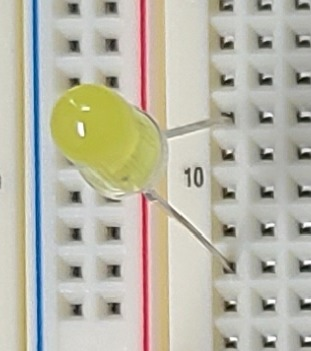
#> input picture temp/led1.JPG, 311 x 351 px, found by its file name
$ python new_led_test.py
#> lines starting #> are read from the running program, lines starting #| are printed output that depends on the picture; after the words box and inside, x2 and y2 are one past the last pixel; in counts of white or black regions, pixels touching at a corner belong together
### temp/new_led_detector.py
import cv2
import numpy as np
from skimage.morphology import skeletonize
from scipy.spatial.distance import pdist, squareform

class ImprovedLedEndpointDetector:
    """
    업그레이드된 LED 엔드포인트 검출기
    - 컬러 라인 제거 개선 (빨강/파랑/녹색)
    - 다리 스켈레톤화 후 HoughLinesP 이용한 선 검출
    - pdist를 이용한 최장거리 두 점 선택
    - 동적 형태학 커널 크기
    - 삽입 예측 지점 매핑에 방향 가중치
    """
    def __init__(self,
                 clahe_clip=2.0, clahe_grid=(8,8),
                 bg_kernel=(51,51), gamma=1.2,
                 adapt_block=51, adapt_C=5,
                 morph_kernel_size=3, morph_iter=1,
                 hough_threshold=50, hough_min_line_length=10, hough_max_line_gap=5,
                 min_skel_area=20,
                 max_hole_dist=20, hole_mask_radius=5,
                 wire_thickness_range=(1, 4), leg_min_length=10,
                 orientation_weight=0.6,
                 visualize=False):
        # CLAHE / gamma / 이진화 파라미터
        self.clahe_clip = clahe_clip
        self.clahe_grid = clahe_grid
        self.bg_kernel = bg_kernel
        self.gamma = gamma
        self.adapt_block = adapt_block
        self.adapt_C = adapt_C
        # 형태학 커널 (동적 재계산)
        self.base_morph_size = morph_kernel_size
        self.morph_iter = morph_iter
        # HoughLinesP 파라미터
        self.hough_th = hough_threshold
        self.hough_min_line_length = hough_min_line_length
        self.hough_max_line_gap = hough_max_line_gap
        # 스켈레톤 최소 영역
        self.min_skel_area = min_skel_area
        # 홀 매핑 파라미터
        self.max_hole_dist = max_hole_dist
        self.hole_mask_radius = hole_mask_radius
        # 추가 파라미터
        self.wire_thickness_range = wire_thickness_range
        self.leg_min_length = leg_min_length
        self.orientation_weight = orientation_weight
        self.visualize = visualize

    def _improved_remove_color_lines(self, roi):
        hsv = cv2.cvtColor(roi, cv2.COLOR_BGR2HSV)
        color_ranges = [
            [(0,70,50),(10,255,255)], [(170,70,50),(180,255,255)],  # red
            [(100,70,50),(140,255,255)],  # blue
            [(40,70,50),(80,255,255)]     # green
        ]
        mask = np.zeros(roi.shape[:2], dtype=np.uint8)
        for low, high in color_ranges:
            m = cv2.inRange(hsv, low, high)
            m = cv2.morphologyEx(m, cv2.MORPH_OPEN,
                                 cv2.getStructuringElement(cv2.MORPH_RECT, (3,3)))
            mask = cv2.bitwise_or(mask, m)
        return cv2.inpaint(roi, mask, 5, cv2.INPAINT_TELEA)

    def _wire_thickness_filter(self, binary):
        # 거리 변환
        dist = cv2.distanceTransform(binary, cv2.DIST_L2, 5)
        filt = np.zeros_like(binary)
        for t in range(self.wire_thickness_range[0], self.wire_thickness_range[1]+1):
            _, m = cv2.threshold(dist, t-1, 255, cv2.THRESH_BINARY)
            filt = cv2.bitwise_or(filt, m.astype(np.uint8))
        return filt

    def _dynamic_morph_kernel(self, roi):
        # ROI 크기에 비례하여 커널 크기 조절
        k = max(3, int(min(roi.shape[:2]) / 100) * 2 + 1)
        return cv2.getStructuringElement(cv2.MORPH_RECT, (k,k))

    def _enhanced_preprocess(self, roi):
        # 컬러 라인 제거
        clean = self._improved_remove_color_lines(roi)
        gray = cv2.cvtColor(clean, cv2.COLOR_BGR2GRAY)
        # CLAHE
        clahe = cv2.createCLAHE(self.clahe_clip, self.clahe_grid)
        enhanced = clahe.apply(gray)
        # 배경 제거
        kern = cv2.getStructuringElement(cv2.MORPH_ELLIPSE, self.bg_kernel)
        bg = cv2.morphologyEx(enhanced, cv2.MORPH_OPEN, kern)
        corr = cv2.subtract(enhanced, bg)
        # 감마
        inv = 1.0/self.gamma
        lut = np.array([((i/255.)**inv)*255 for i in range(256)], np.uint8)
        gamma = cv2.LUT(corr, lut)
        # adaptive threshold
        bw = cv2.adaptiveThreshold(
            gamma,255,cv2.ADAPTIVE_THRESH_GAUSSIAN_C,
            cv2.THRESH_BINARY_INV, self.adapt_block, self.adapt_C)
        # 형태학 (동적 커널)
        morph_kernel = self._dynamic_morph_kernel(roi)
        bw = cv2.morphologyEx(bw, cv2.MORPH_OPEN, morph_kernel, iterations=self.morph_iter)
        bw = cv2.morphologyEx(bw, cv2.MORPH_CLOSE, morph_kernel, iterations=self.morph_iter)
        # 다리 두께 필터
        filt = self._wire_thickness_filter(bw)
        # 디버깅
        self.gray = gray; self.enhanced = enhanced; self.binary = bw; self.filtered = filt
        return gray, gamma, filt

    def extract(self, image, bbox, holes):
        x1,y1,x2,y2 = bbox
        roi = image[y1:y2, x1:x2]
        if roi.size==0: return None
        gray, gamma, bw = self._enhanced_preprocess(roi)
        # 홀 마스킹
        for hx, hy in holes:
            if x1<=hx<x2 and y1<=hy<y2:
                cv2.circle(bw, (hx-x1, hy-y1), self.hole_mask_radius, 0, -1)
        # 스켈레톤
        skel = skeletonize(bw//255).astype(np.uint8)*255
        # 잡음 제거
        n, labels, stats, _ = cv2.connectedComponentsWithStats(skel, 8)
        clean = np.zeros_like(skel)
        for i in range(1,n):
            if stats[i, cv2.CC_STAT_AREA] >= self.min_skel_area:
                clean[labels==i] = 255
        skel = clean
        # HoughLinesP로 다리 선 검출
        lines = cv2.HoughLinesP(skel, 1, np.pi/180, self.hough_th,
                                minLineLength=self.hough_min_line_length,
                                maxLineGap=self.hough_max_line_gap)
        eps = []
        if lines is not None:
            for l in lines:
                x1l,y1l,x2l,y2l = l[0]
                eps += [(x1l,y1l),(x2l,y2l)]
            eps = list(set(eps))
        # fallback: 스켈레톤 엔드포인트
        if not eps:
            h,w = skel.shape
            for yy in range(1,h-1):
                for xx in range(1,w-1):
                    if skel[yy,xx]:
                        neigh = np.sum(skel[yy-1:yy+2,xx-1:xx+2]>0)-1
                        if neigh==1:
                            # 중심 거리 필터
                            # (이 부분은 필요시 추가)
                            eps.append((xx,yy))
        if len(eps)<2:
            return None
        # pdist를 이용한 최장거리
        pts = np.array(eps)
        dmat = squareform(pdist(pts))
        idx = np.unravel_index(np.argmax(dmat), dmat.shape)
        p1,p2 = tuple(pts[idx[0]]), tuple(pts[idx[1]])
        endpoints = [(p1[0]+x1,p1[1]+y1),(p2[0]+x1,p2[1]+y1)]
        # 방향 벡터 계산 (기존 방식 유지)
        # ... 매핑 및 삽입 예측 생략 (기존 코드를 그대로 사용)
        # 간략히, holes와 매핑
        mapped = []
        for ex,ey in endpoints:
            best_idx=None; best_score=float('inf')
            for i,(hx,hy) in enumerate(holes):
                d = np.hypot(hx-ex, hy-ey)
                if d<=self.max_hole_dist and d<best_score:
                    best_score=d; best_idx=i
            mapped.append(best_idx)
        return {'endpoints': endpoints, 'holes': mapped}

    def draw(self, image, result, holes, pin_color=(0,0,255), hole_color=(0,255,0), r=5):
        if not result: return
        for ex,ey in result['endpoints']:
            cv2.circle(image,(ex,ey),r,pin_color,-1)
        for idx in result['holes']:
            if idx is None: continue
            hx,hy = holes[idx]
            cv2.circle(image,(hx,hy),r,hole_color,2)
        if self.visualize:
            cv2.imshow('LED Debug',image); cv2.waitKey(1)

### temp/hole_detector.py
# hole_detector.py
import cv2
import numpy as np

class HoleDetector:
    """
    Breadboard 구멍 검출 클래스로, adaptive threshold + contour 필터링,
    행 그룹화 및 보간 기능 제공
    """
    def __init__(self,
                 block_sizes=[11,15,19],
                 c_values=[0,5,10,15],
                 min_area=5,
                 max_area=150,
                 aspect_ratio_range=(0.5,1.5),
                 circ_threshold=0.1,
                 y_threshold_range=(5,30),
                 y_step=0.5,
                 target_rows=67):
        self.block_sizes = block_sizes
        self.c_values = c_values
        self.min_area = min_area
        self.max_area = max_area
        self.aspect_ratio_range = aspect_ratio_range
        self.circ_threshold = circ_threshold
        self.y_threshold_range = y_threshold_range
        self.y_step = y_step
        self.target_rows = target_rows

    # [135 lines left out: functions _filter_valid_holes, detect_holes, group_rows, find_optimal_y, interpolate_rows, cluster_by_pattern and 1 more, not called in this run]

### temp/new_led_test.py
import cv2
import numpy as np
import matplotlib.pyplot as plt
from new_led_detector import ImprovedLedEndpointDetector
from hole_detector import HoleDetector  # 기존 코드에서 임포트한다고 가정


def test_led_detector_cropped(img_path):
    """이미 잘려진 LED 이미지에 대한 테스트 함수"""
#> called with img_path = 'led1.jpg'
    print(f"테스트 이미지: {img_path}")

    # 이미지 로드
    img = cv2.imread(img_path)
#> img is the input picture: shape (351, 311, 3); mean B, G, R 168.1, 183.2, 185.8
    if img is None:
        print(f"이미지를 불러올 수 없습니다: {img_path}")
        return

    # 이미지 전체가 이미 LED 영역이므로 bbox는 이미지 전체가 됨
    h, w = img.shape[:2]
    led_bbox = [0, 0, w, h]

    # 이미지 복사본
    img_display = img.copy()
    img_result = img.copy()

    # bbox 시각화
    cv2.rectangle(img_display,
                  (led_bbox[0], led_bbox[1]),
                  (led_bbox[2], led_bbox[3]),
                  (0, 255, 0), 2)
#> img_display: shape (351, 311, 3); 1.81% of pixels changed, all inside (x1, y1, x2, y2) = (0, 0, 311, 351)

    # 브레드보드 구멍 생성 (테스트용)
    try:
        hole_detector = HoleDetector()
        holes = generate_holes_around_led(w, h)
        print(f"생성된 테스트용 구멍 수: {len(holes)}")
#| 생성된 테스트용 구멍 수: 20
    except Exception as e:
        print(f"구멍 생성 중 오류 발생: {e}")
        holes = generate_holes_around_led(w, h)

    # 구멍 시각화
    for hx, hy in holes:
        cv2.circle(img_display, (hx, hy), 3, (255, 0, 0), -1)
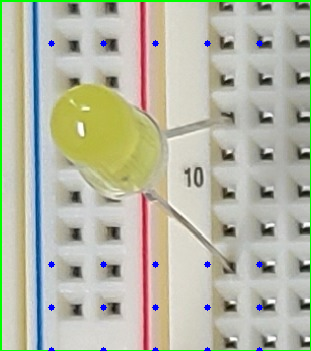
#> img_display: shape (351, 311, 3); mean B, G, R 165.3, 183.5, 181.6

    # 개선된 LED 핀 검출기 초기화
    led_detector = ImprovedLedEndpointDetector(
        wire_thickness_range=(1, 4),
        leg_min_length=8,         # 작은 이미지에 맞게 조정
        orientation_weight=0.6,
        visualize=False
    )

    # LED 핀 검출 실행
    try:
        result = led_detector.extract(img, led_bbox, holes)
#> the loop in _improved_remove_color_lines, `for low, high in color_ranges:` made 4 passes
#> pass 1, in _improved_remove_color_lines, `m = cv2.inRange(hsv, low, high)`:
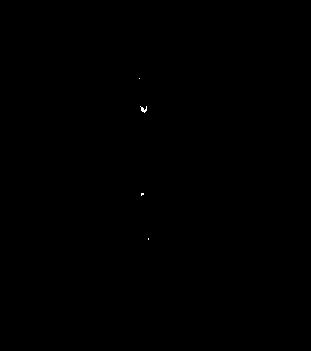
#> m: shape (351, 311); 0.03% white in thin lines or dots, all inside (x1, y1, x2, y2) = (139, 78, 149, 240)
#> after the loop in extract, `for hx, hy in holes:`:
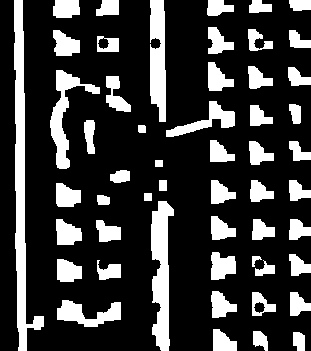
#> bw: shape (351, 311); 22.8% white; 53 white regions, largest, box (x1, y1, x2, y2) and area: (14, 0, 44, 351) 3451, (151, 201, 174, 351) 2177, (150, 0, 166, 122) 1619
#> in extract, `n, labels, stats, _ = cv2.connectedComponentsWithStats(skel, 8)`:
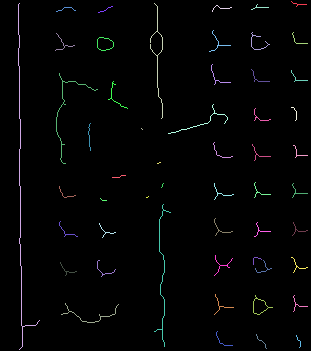
#> labels: shape (351, 311) int32; 54 distinct labels, from 0 to 53; one colour per label, 0 black
#> in extract, `n, labels, stats, _ = cv2.connectedComponentsWithStats(skel, 8)`: n = 54; stats = 54 rows, first 6: [0, 0, 311, 351, 107018], [291, 1, 16, 6, 18], [18, 3, 22, 347, 365], [150, 3, 13, 116, 140], [212, 5, 20, 7, 22], [251, 4, 18, 6, 21]
#> after the loop in extract, `for i in range(1,n):`:
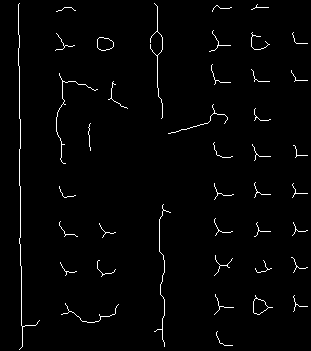
#> clean: shape (351, 311); 1.8% white in thin lines or dots
#> in extract, `lines = cv2.HoughLinesP(skel, 1, np.pi/180, self.hough_th, minLineLeng..`: lines = [[19, 149, 20, 237], [18, 4, 19, 47], [157, 55, 158, 96], [21, 325, 21, 266], [162, 339, 162, 318], [20, 119, 20, 141], [159, 251, 159, 219]]
#> the loop in extract, `for l in lines:` made 7 passes
#> in extract, `eps = list(set(eps))`: eps = [(18, 4), (19, 149), (21, 325), (159, 219), (159, 251), (158, 96), (157, 55), (21, 266), (162, 318), (20, 119), (20, 141), (19, 47), (20, 237), (162, 339)]
#> in extract, `pts = np.array(eps)`: pts = 14 rows, first 8: [18, 4], [19, 149], [21, 325], [159, 219], [159, 251], [158, 96], [157, 55], [21, 266]
#> in extract, `idx = np.unravel_index(np.argmax(dmat), dmat.shape)`: idx = (0, 13)
#> in extract, `p1,p2 = tuple(pts[idx[0]]), tuple(pts[idx[1]])`: p1 = (18, 4); p2 = (162, 339)
#> in extract, `endpoints = [(p1[0]+x1,p1[1]+y1),(p2[0]+x1,p2[1]+y1)]`: endpoints = [(18, 4), (162, 339)]
#> the loop in extract, `for ex,ey in endpoints:` made 2 passes
#> after the loop in extract, `for ex,ey in endpoints:`: mapped = 2 items
#> result = 2 items
        if result:
            print("LED 핀 검출 성공!")
            print(f"검출된 엔드포인트: {result['endpoints']}")
#| 검출된 엔드포인트: [(18, 4), (162, 339)]
            print(f"매핑된 구멍 인덱스: {result['holes']}")
#| 매핑된 구멍 인덱스: [None, 17]

            # 결과 시각화
            led_detector.draw(img_result, result, holes)
#> the loop in draw, `for ex,ey in result['endpoints']:` made 2 passes
#> the loop in draw, `for idx in result['holes']:` made 2 passes
#> idx on pass 1: None
#> after the loop in draw, `for idx in result['holes']:`:
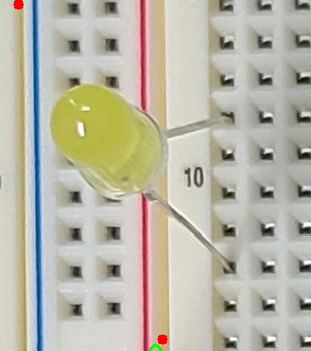
#> image: shape (351, 311, 3); mean B, G, R 167.8, 183, 185.8
        else:
            print("LED 핀 검출 실패")
    except Exception as e:
        print(f"LED 핀 검출 중 오류 발생: {e}")
        import traceback
        traceback.print_exc()

    # 디버그 이미지 수집
    if hasattr(led_detector, 'get_debug_images'):
        debug_images = led_detector.get_debug_images()
    else:
        attrs = ['color_lines_mask', 'inpainted_image', 'gray', 'enhanced', 'binary', 'filtered', 'skeleton']
        debug_images = {attr: getattr(led_detector, attr) for attr in attrs if getattr(led_detector, attr, None) is not None}

    # 결과 및 디버그 이미지 시각화
    plt.figure(figsize=(15, 10))

    # 원본
    plt.subplot(2, 3, 1)
    plt.imshow(cv2.cvtColor(img, cv2.COLOR_BGR2RGB))
    plt.title('원본 LED 이미지')
    plt.axis('off')

    # 구멍 위치
    plt.subplot(2, 3, 2)
    plt.imshow(cv2.cvtColor(img_display, cv2.COLOR_BGR2RGB))
    plt.title('가상의 구멍 위치')
    plt.axis('off')

    # 검출 결과
    plt.subplot(2, 3, 3)
    plt.imshow(cv2.cvtColor(img_result, cv2.COLOR_BGR2RGB))
    plt.title('LED 핀 검출 결과')
    plt.axis('off')

    # 디버그 이미지
    plot_idx = 4
    for name, debug_img in debug_images.items():
        if plot_idx > 6:
            break
        plt.subplot(2, 3, plot_idx)
        if debug_img.ndim == 3:
            plt.imshow(cv2.cvtColor(debug_img, cv2.COLOR_BGR2RGB))
        else:
            plt.imshow(debug_img, cmap='gray')
        plt.title(name)
        plt.axis('off')
        plot_idx += 1
#> after the loop, plot_idx = 7

    plt.tight_layout()
    plt.savefig('led_detection_results.png')
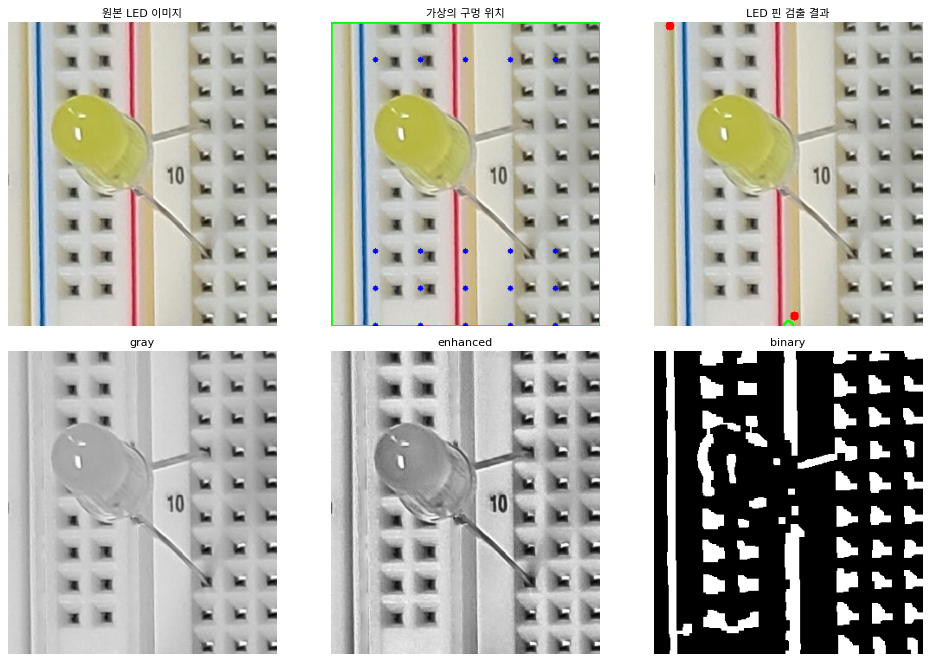
#> figure drawn by matplotlib, 6 panels
    plt.show()

    cv2.destroyAllWindows()
    return result, holes, debug_images


def generate_holes_around_led(width, height, num_rows=3, num_cols=5):
    """LED 주변에 가상의 브레드보드 구멍 생성"""
    holes = []
    bottom_margin = height // 4
    left_margin = width // 6
    right_margin = width // 6
    step_w = (width - left_margin - right_margin) // (num_cols - 1)
    step_h = bottom_margin // (num_rows - 1)
    # 상단
    for c in range(num_cols):
        x = left_margin + c * step_w
        y = height // 8
        holes.append((x, y))
    # 하단
    for r in range(num_rows):
        for c in range(num_cols):
            x = left_margin + c * step_w
            y = height - bottom_margin + r * step_h
            holes.append((x, y))
    return holes

if __name__ == "__main__":
    test_led_detector_cropped('led1.jpg')

$ run again, with temp/led10.JPG copied over temp/led1.JPG
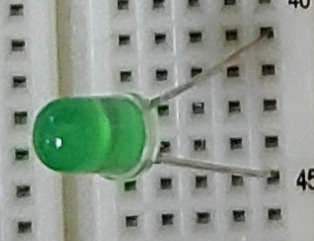
#> input picture temp/led10.JPG, 314 x 241 px, found by its file name
#> in test_led_detector_cropped, img is the input picture: shape (241, 314, 3); mean B, G, R 141.2, 153, 141.3
#| 생성된 테스트용 구멍 수: 20
#> hsv: shape (241, 314, 3); mean H, S, V 53.5, 30.4, 153.2
#> after the loop in _improved_remove_color_lines, `for low, high in color_ranges:`:
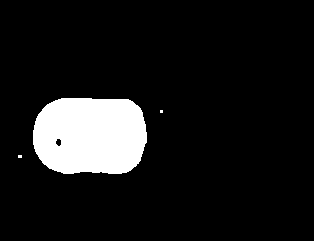
#> mask: shape (241, 314); 10% white; 3 white regions (2 under 20 px), largest, box (x1, y1, x2, y2) and area: (33, 98, 147, 174) 7568
#> kern: shape (51, 51); values 0 (black) and 1 (white), 77.1% white; 4 black regions, box (x1, y1, x2, y2) and area: (0, 0, 25, 21) 149, (26, 0, 51, 21) 149, (0, 30, 25, 51) 149, (26, 30, 51, 51) 149
#> morph_kernel = [[1, 1, 1, 1, 1], [1, 1, 1, 1, 1], [1, 1, 1, 1, 1], [1, 1, 1, 1, 1], [1, 1, 1, 1, 1]]
#> skel: shape (241, 314); 2.6% white in thin lines or dots
#> labels: shape (241, 314) int32; 40 distinct labels, from 0 to 39
#> n = 40; stats = 40 rows, first 6: [0, 0, 314, 241, 73741], [257, 0, 13, 8, 14], [153, 3, 8, 8, 11], [225, 2, 13, 9, 15], [113, 4, 17, 79, 108], [188, 4, 8, 4, 8]
#> lines = [[65, 58, 65, 77], [166, 161, 194, 165], [66, 166, 66, 185], [122, 192, 123, 212], [276, 40, 276, 50]]
#> the loop in extract, `for l in lines:` made 5 passes
#> in extract, `eps = list(set(eps))`: eps = [(194, 165), (166, 161), (123, 212), (65, 58), (65, 77), (66, 166), (66, 185), (276, 50), (276, 40), (122, 192)]
#> pts = [[194, 165], [166, 161], [123, 212], [65, 58], [65, 77], [66, 166], [66, 185], [276, 50], [276, 40], [122, 192]]
#> in extract, `idx = np.unravel_index(np.argmax(dmat), dmat.shape)`: idx = (6, 8)
#> p1 = (66, 185); p2 = (276, 40)
#> endpoints = [(66, 185), (276, 40)]
#> the loop in extract, `for ex,ey in endpoints:` made 2 passes
#> after the loop in extract, `for ex,ey in endpoints:`: mapped = [5, 4]
#> result = {'endpoints': [(66, 185), (276, 40)], 'holes': [5, 4]}
#| 검출된 엔드포인트: [(66, 185), (276, 40)]
#| 매핑된 구멍 인덱스: [5, 4]
#> the loop in draw, `for ex,ey in result['endpoints']:` made 2 passes
#> the loop in draw, `for idx in result['holes']:` made 2 passes
#> (idx, hx, hy) on passes 1 to 2: (5, 52, 181), (4, 260, 30)
#> after the loop in draw, `for idx in result['holes']:`:
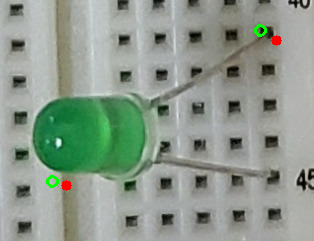
#> image: shape (241, 314, 3); mean B, G, R 140.6, 153, 141.2
#> after the loop in test_led_detector_cropped, `for name, debug_img in debug_images.items():`: plot_idx = 7

$ run again, with temp/led11.JPG copied over temp/led1.JPG
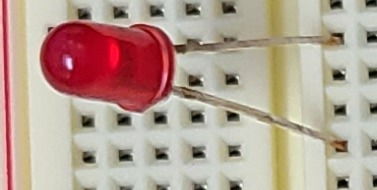
#> input picture temp/led11.JPG, 377 x 190 px, found by its file name
#> in test_led_detector_cropped, img is the input picture: shape (190, 377, 3); mean B, G, R 147.1, 159.8, 182.1
#| 생성된 테스트용 구멍 수: 20
#> hsv: shape (190, 377, 3); mean H, S, V 50.9, 59.9, 183
#> kern: shape (51, 51); values 0 (black) and 1 (white), 77.1% white; 4 black regions, box (x1, y1, x2, y2) and area: (0, 0, 25, 21) 149, (26, 0, 51, 21) 149, (0, 30, 25, 51) 149, (26, 30, 51, 51) 149
#> morph_kernel = [[1, 1, 1], [1, 1, 1], [1, 1, 1]]
#> after the loop in extract, `for hx, hy in holes:`:
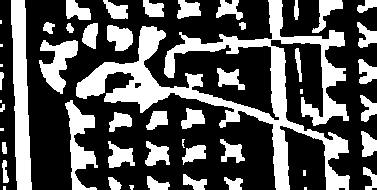
#> bw: shape (190, 377); 34% white; 50 white regions (11 under 20 px), largest, box (x1, y1, x2, y2) and area: (76, 0, 350, 190) 11091, (11, 0, 32, 190) 2692, (65, 100, 98, 190) 1287
#> skel: shape (190, 377); 3.6% white in thin lines or dots
#> labels: shape (190, 377) int32; 51 distinct labels, from 0 to 50
#> n = 51; stats = 51 rows, first 6: [0, 0, 377, 190, 69073], [104, 0, 23, 16, 31], [179, 1, 20, 14, 36], [217, 0, 22, 16, 41], [82, 0, 266, 189, 1154], [295, 0, 2, 18, 18]
#> after the loop in extract, `for i in range(1,n):`:
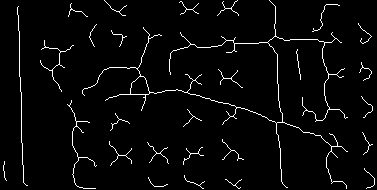
#> clean: shape (190, 377); 3.3% white in thin lines or dots
#> lines = [[18, 15, 19, 61], [21, 92, 21, 128], [281, 122, 299, 128], [176, 89, 252, 111], [277, 54, 278, 100], [284, 40, 304, 39], [234, 43, 258, 43]]
#> the loop in extract, `for l in lines:` made 7 passes
#> in extract, `eps = list(set(eps))`: eps = [(252, 111), (21, 128), (19, 61), (304, 39), (281, 122), (21, 92), (278, 100), (277, 54), (176, 89), (299, 128), (284, 40), (234, 43), (18, 15), (258, 43)]
#> pts = 14 rows, first 8: [252, 111], [21, 128], [19, 61], [304, 39], [281, 122], [21, 92], [278, 100], [277, 54]
#> in extract, `idx = np.unravel_index(np.argmax(dmat), dmat.shape)`: idx = (9, 12)
#> p1 = (299, 128); p2 = (18, 15)
#> endpoints = [(299, 128), (18, 15)]
#> the loop in extract, `for ex,ey in endpoints:` made 2 passes
#> after the loop in extract, `for ex,ey in endpoints:`: mapped = 2 items
#| 검출된 엔드포인트: [(299, 128), (18, 15)]
#| 매핑된 구멍 인덱스: [None, None]
#> the loop in draw, `for ex,ey in result['endpoints']:` made 2 passes
#> the loop in draw, `for idx in result['holes']:` made 2 passes
#> idx on passes 1 to 2: None, None
#> after the loop in test_led_detector_cropped, `for name, debug_img in debug_images.items():`: plot_idx = 7
